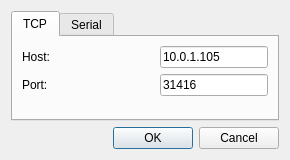
<?xml version="1.0" encoding="UTF-8"?>
<ui version="4.0">
 <class>qConnectDialog</class>
 <widget class="QDialog" name="qConnectDialog">
  <property name="geometry">
   <rect>
    <x>0</x>
    <y>0</y>
    <width>290</width>
    <height>160</height>
   </rect>
  </property>
  <property name="windowTitle">
   <string>Dialog</string>
  </property>
  <layout class="QVBoxLayout" name="verticalLayout">
   <item>
    <widget class="QTabWidget" name="tabWidget">
     <property name="currentIndex">
      <number>0</number>
     </property>
     <widget class="QWidget" name="tcpTab">
      <attribute name="title">
       <string>TCP</string>
      </attribute>
      <layout class="QVBoxLayout" name="verticalLayout_2">
       <item>
        <layout class="QHBoxLayout" name="horizontalLayout_2">
         <item>
          <widget class="QLabel" name="label">
           <property name="text">
            <string>Host:</string>
           </property>
          </widget>
         </item>
         <item>
          <spacer name="horizontalSpacer">
           <property name="orientation">
            <enum>Qt::Horizontal</enum>
           </property>
           <property name="sizeHint" stdset="0">
            <size>
             <width>40</width>
             <height>20</height>
            </size>
           </property>
          </spacer>
         </item>
         <item>
          <widget class="QLineEdit" name="ipEdit">
           <property name="text">
            <string>10.0.1.105</string>
           </property>
          </widget>
         </item>
        </layout>
       </item>
       <item>
        <layout class="QHBoxLayout" name="horizontalLayout">
         <item>
          <widget class="QLabel" name="label_2">
           <property name="text">
            <string>Port:</string>
           </property>
          </widget>
         </item>
         <item>
          <spacer name="horizontalSpacer_2">
           <property name="orientation">
            <enum>Qt::Horizontal</enum>
           </property>
           <property name="sizeHint" stdset="0">
            <size>
             <width>40</width>
             <height>20</height>
            </size>
           </property>
          </spacer>
         </item>
         <item>
          <widget class="QLineEdit" name="portEdit">
           <property name="inputMask">
            <string>00000</string>
           </property>
           <property name="text">
            <string>31416</string>
           </property>
          </widget>
         </item>
        </layout>
       </item>
       <item>
        <spacer name="verticalSpacer_2">
         <property name="orientation">
          <enum>Qt::Vertical</enum>
         </property>
         <property name="sizeHint" stdset="0">
          <size>
           <width>20</width>
           <height>40</height>
          </size>
         </property>
        </spacer>
       </item>
      </layout>
     </widget>
     <widget class="QWidget" name="serialTab">
      <attribute name="title">
       <string>Serial</string>
      </attribute>
      <layout class="QVBoxLayout" name="verticalLayout_3">
       <item>
        <layout class="QHBoxLayout" name="horizontalLayout_3">
         <item>
          <widget class="QLabel" name="label_3">
           <property name="text">
            <string>Port</string>
           </property>
          </widget>
         </item>
         <item>
          <spacer name="horizontalSpacer_3">
           <property name="orientation">
            <enum>Qt::Horizontal</enum>
           </property>
           <property name="sizeHint" stdset="0">
            <size>
             <width>40</width>
             <height>20</height>
            </size>
           </property>
          </spacer>
         </item>
         <item>
          <widget class="QComboBox" name="comboBox"/>
         </item>
        </layout>
       </item>
       <item>
        <spacer name="verticalSpacer">
         <property name="orientation">
          <enum>Qt::Vertical</enum>
         </property>
         <property name="sizeHint" stdset="0">
          <size>
           <width>20</width>
           <height>40</height>
          </size>
         </property>
        </spacer>
       </item>
      </layout>
     </widget>
    </widget>
   </item>
   <item>
    <widget class="QDialogButtonBox" name="buttonBox">
     <property name="orientation">
      <enum>Qt::Horizontal</enum>
     </property>
     <property name="standardButtons">
      <set>QDialogButtonBox::Cancel|QDialogButtonBox::Ok</set>
     </property>
    </widget>
   </item>
  </layout>
 </widget>
 <resources/>
 <connections>
  <connection>
   <sender>buttonBox</sender>
   <signal>accepted()</signal>
   <receiver>qConnectDialog</receiver>
   <slot>accept()</slot>
   <hints>
    <hint type="sourcelabel">
     <x>248</x>
     <y>254</y>
    </hint>
    <hint type="destinationlabel">
     <x>157</x>
     <y>274</y>
    </hint>
   </hints>
  </connection>
  <connection>
   <sender>buttonBox</sender>
   <signal>rejected()</signal>
   <receiver>qConnectDialog</receiver>
   <slot>reject()</slot>
   <hints>
    <hint type="sourcelabel">
     <x>316</x>
     <y>260</y>
    </hint>
    <hint type="destinationlabel">
     <x>286</x>
     <y>274</y>
    </hint>
   </hints>
  </connection>
 </connections>
</ui>
